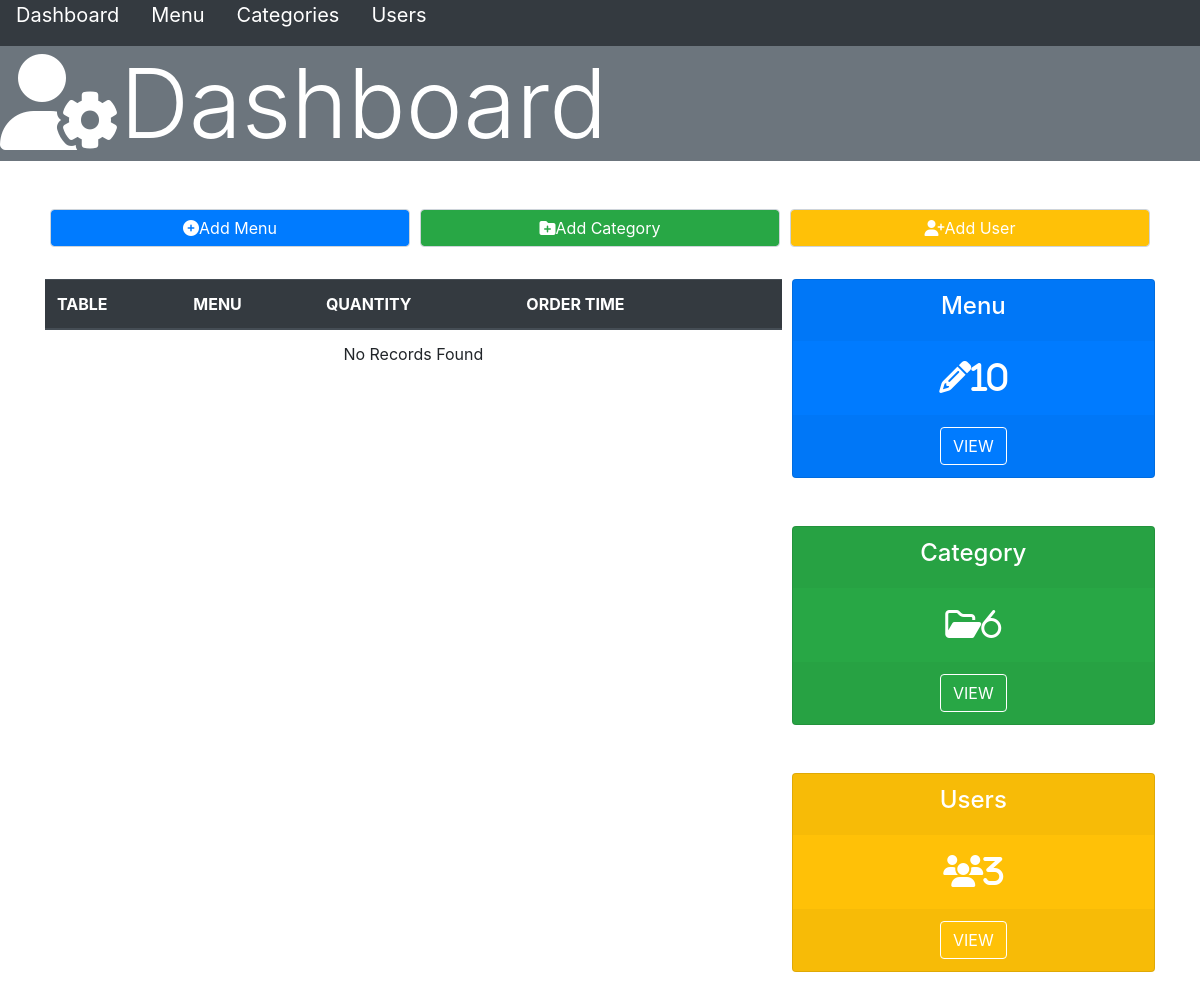
The page /UI/dashboard.php on the database as committed earlier.
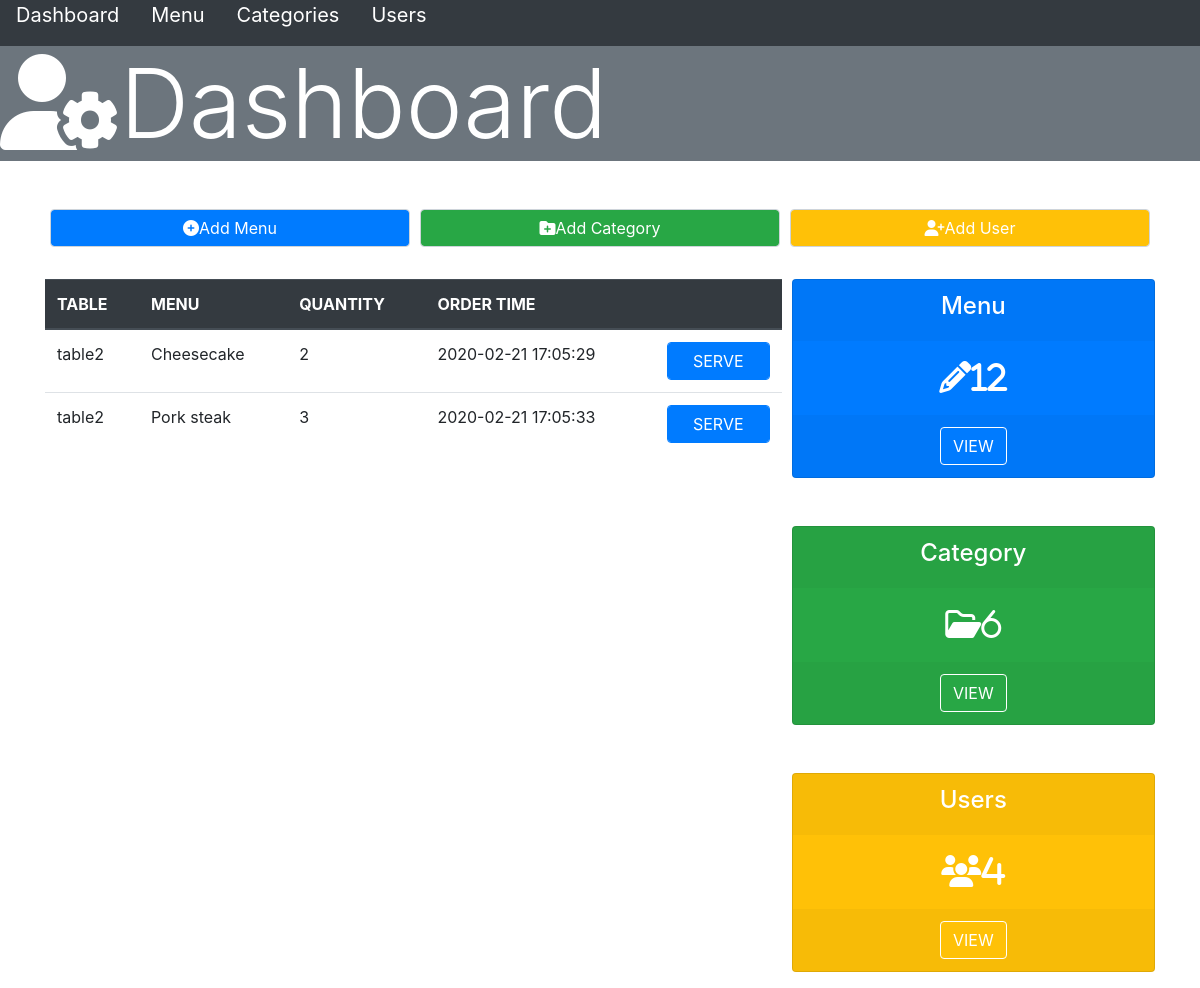
The same page on the database as committed later.
### tables this page shows
CREATE TABLE `bills` (
  `bill_id` int(11) NOT NULL,
  `account_id` int(11) NOT NULL,
  `menu_id` int(11) NOT NULL,
  `order_id` int(11) NOT NULL,
  `bill_status` varchar(10) NOT NULL
);

CREATE TABLE `accounts` (
  `account_id` int(11) NOT NULL,
  `username` varchar(50) NOT NULL,
  `password` varchar(50) NOT NULL,
  `status` varchar(1) NOT NULL DEFAULT 'U'
);

CREATE TABLE `menu` (
  `menu_id` int(11) NOT NULL,
  `menu_name` varchar(50) NOT NULL,
  `menu_price` varchar(50) NOT NULL,
  `category_id` varchar(50) NOT NULL,
  `menu_picture` varchar(100) NOT NULL,
  `menu_amount` varchar(1000) NOT NULL DEFAULT '0'
);

CREATE TABLE `orders` (
  `order_id` int(11) NOT NULL,
  `order_time` datetime NOT NULL DEFAULT current_timestamp(),
  `receive_status` varchar(10) NOT NULL,
  `serve_time` datetime DEFAULT NULL,
  `menu_id` int(11) NOT NULL,
  `account_id` int(11) NOT NULL,
  `order_quantity` varchar(50) NOT NULL
);

### class/database.php (called while the page is built, shortened)
<?php
    class Database{
        private $servername = "localhost";
        private $db_username = "root";
        private $db_password = "";
        private $database = "my_portfolio";
        public function __construct(){
            $this->conn = new mysqli($this->servername,$this->db_username,$this->db_password,$this->database);
            return $this->conn;
        }
    }
?>

### billAction.php (called while the page is built, shortened)
<?php
    require_once 'class/bills.php';
    $bill = new Bills();
    require_once 'userAction.php';
?>

### class/bills.php (called while the page is built, shortened)
<?php
    require_once 'database.php';
    class Bills extends Database{
        public function displayAllOrder(){
            $sql = "SELECT * FROM bills INNER JOIN menu ON bills.menu_id = menu.menu_id INNER JOIN accounts ON bills.account_id = accounts.account_id INNER JOIN orders ON bills.order_id = orders.order_id WHERE serve_time IS NULL";
            $result = $this->conn->query($sql);
            $rows = array();
            if($result->num_rows > 0){
                while($row = $result->fetch_assoc()){
                    $rows[] = $row;
                }
                return $rows;
            }
        }
    }
?>

### menuAction.php (called while the page is built, shortened)
<?php
    require_once 'class/menu.php';
    $menu = new Menu();
?>

### class/menu.php (called while the page is built, shortened)
<?php
    require_once 'database.php';
    class Menu extends Database{
        function countMenu(){
            $sql = "SELECT COUNT(menu_id) AS menu_count FROM menu";
            $result = $this->conn->query($sql);
            if($result->num_rows > 0){
                while($row = $result->fetch_assoc()){
                    return $row['menu_count'];
                }
            }
        }
    }
?>

### categoryAction.php (called while the page is built, shortened)
<?php
    require_once 'class/categories.php';
    $category = new Categories();
?>

### class/categories.php (called while the page is built, shortened)
<?php
    require_once 'database.php';
    class Categories extends Database{
        function countCategories(){
            $sql = "SELECT COUNT(category_id) AS category_count FROM categories";
            $result = $this->conn->query($sql);
            if($result->num_rows > 0){
                while($row = $result->fetch_assoc()){
                    return $row['category_count'];
                }
            }
        }
    }
?>

### userAction.php (called while the page is built, shortened)
<?php
    require_once 'class/users.php';
    $user = new Users();
?>

### class/users.php (called while the page is built, shortened)
<?php
    require_once 'database.php';
    class Users extends Database{
        function countUsers(){
            $sql = "SELECT COUNT(user_id) AS user_count FROM users";
            $result = $this->conn->query($sql);
            if($result->num_rows > 0){
                while($row = $result->fetch_assoc()){
                    return $row['user_count'];
                }
            }
        }
    }
?>

### UI/dashboard.php (the view, shortened to what this page needs)
<?php
    include '../userAction.php';
    include '../categoryAction.php';
    include '../menuAction.php';
    include '../billAction.php';
?>
<!DOCTYPE html>
<html lang="en">
<head>
    <link rel="stylesheet" href="https://stackpath.bootstrapcdn.com/bootstrap/4.4.1/css/bootstrap.min.css"
>
</head>
</head>
<body>
    <div class="container-fluid m-0 p-0">
        <form action="" method="post">
        <nav class="navbar nabver-expand-lg navbar-dark bg-dark text-white m-0 p-0">
                <div class="form-row m-0 p-0">
                    <div class="form-group ml-3 p-0">
                    <a href="dashboard.php" class="navbar-brand p-0">Dashboard</a>
                    </div>
                    <div class="form-group ml-3 p-0">
                    <a href="menuList.php" class="navbar-brand p-0">Menu</a>
                    </div>
                    <div class="form-group ml-3 p-0">
                    <a href="categoryList.php" class="navbar-brand p-0">Categories</a>
                    </div>
                    <div class="form-group ml-3 p-0">
                    <a href="userList.php" class="navbar-brand p-0">Users</a>
                    </div>
                </div>
            </nav>
        </form>
    </div>
    <div class="container-fluid m-0 p-0">
                    <h1 class="display-1 bg-secondary text-white"><i class="fas fa-user-cog"></i>Dashboard</h1>
    </div>
    <div class="container">
                <div class="form-row mx-auto mt-5">
                    <div class="form-group col-md-4">
                        <a href="addMenu.php"><p class="form-control text-center bg-primary text-white"><i class="fas fa-plus-circle"></i>Add Menu</p></a>
                    </div>
                    <div class="form-group col-md-4">
                        <a href="addCategory.php"><p class="form-control text-center bg-success text-white"><i class="fas fa-folder-plus"></i>Add Category</p></a>
                    </div>
                    <div class="form-group col-md-4">
                        <a href="register.php"><p class="form-control text-center bg-warning text-white"><i class="fas fa-user-plus"></i>Add User</p></a>
                    </div>
                </div>
    </div>
    <div class="container">
        <div class="form-row">
            <div class="form-group col-md-8">
            <table class="table table-hover">
                <thead class="thead thead-dark text-uppercase">
                    <th>Table</th>
                    <th>Menu</th>
                    <th>Quantity</th>
                    <th>Order Time</th>
                    <th></th>
                </thead>
                <tbody>
                    <?php
                        $orderAllList = $bill->displayAllOrder();
                        if($orderAllList){
                            foreach($orderAllList as $allOrder){
                                $order_id = $allOrder['order_id'];
                                echo "
                                <tr>
                                <td>".$allOrder['username']."</td>
                                <td>".$allOrder['menu_name']."</td>
                                <td>".$allOrder['order_quantity']."</td>
                                <td>".$allOrder['order_time']."</td>
                                <td><a href='updateServeTime.php?order_id=$order_id' role='button' class='btn btn-primary form-control'>SERVE</a></td>
                                </tr>
                                ";
                            }
                        }else{
                            echo "
                            <tr>
                                <td colspan=6 class='text-center'>No Records Found</td>
                            </tr>
                        ";
                        }
                    ?>
                </tbody>
            </table>
            </div>
            <div class="form-group col-md-4">
            <div class="card mx-auto bg-primary text-white text-center mb-5" >
                <div class="card-header border-0">
                    <h4>Menu</h4>
                </div>
                <div class="card-body border-0">
                <i class="fas fa-pencil-alt text-white fa-2x"><?php echo $menu->countMenu();?></i>
                </div>
                <div class="card-footer border-0">
                <a href="menuList.php" class="btn btn-primary border-white">VIEW</a>
                </div>
            </div>
            <div class="card mx-auto bg-success text-white text-center mb-5" >
                <div class="card-header border-0">
                    <h4>Category</h4>
                </div>
                <div class="card-body border-0">
                <i class="far fa-folder-open fa-2x"><?php echo $category->countCategories();?></i>
                </div>
                <div class="card-footer border-0">
                <a href="categoryList.php" class="btn btn-success border-white">VIEW</a>
                </div>
            </div>
            <div class="card mx-auto bg-warning text-white text-center" >
                <div class="card-header border-0">
                    <h4>Users</h4>
                </div>
                <div class="card-body border-0">
                <i class="fas fa-users fa-2x"><?php echo $user->countUsers();?></i>
                </div>
                <div class="card-footer border-0">
                <a href="userList.php" class="btn btn-warning text-white border-white">VIEW</a>
                </div>
            </div>
            </div>
        </div>
    </div>
</body>
</html>

Rows that differ between the two databases and show on the page:
added bills: account.username "table2", menu.menu_name "Cheesecake", order.order_quantity "2", order.order_time "2020-02-21 17:05:29"
now on this page (row edited): bills: account.username "table2", menu.menu_name "Pork steak", order.order_quantity "3", order.order_time "2020-02-21 17:05:33"
Other text that changed with them:
$menu->countMenu(): "10" → "12"
$user->countUsers(): "3" → "4"
text no longer shown: "No Records Found"
